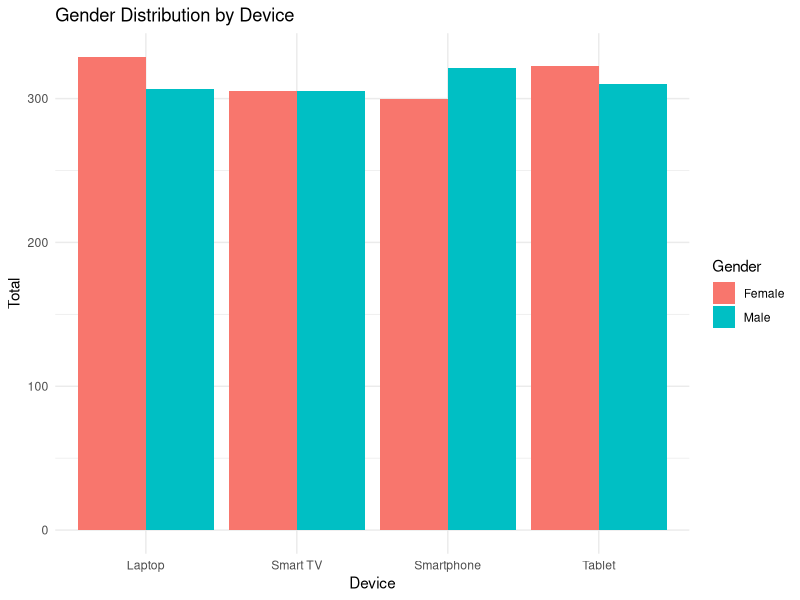
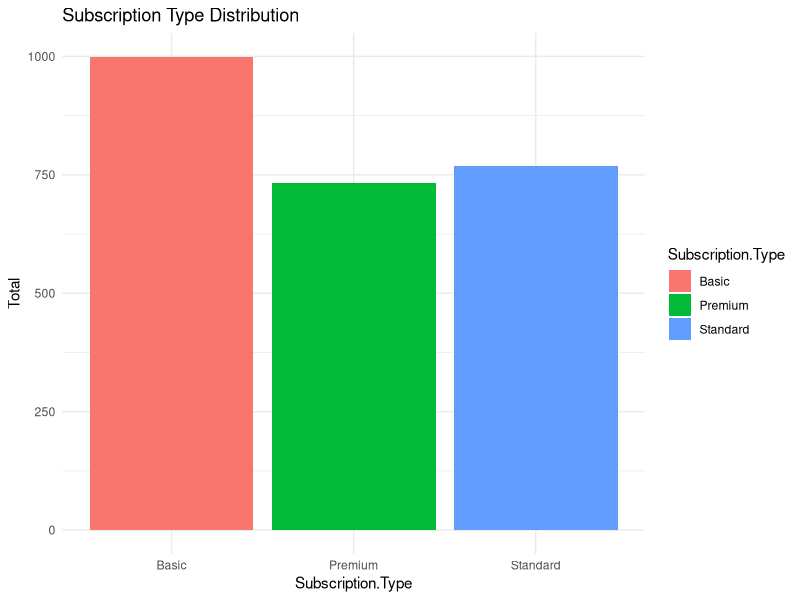

The R script that drew these images, in order: (Note: this script raises an error after producing the figures.)
setwd("E:\\Prince of Songla University Pattani Campus In Thailand\\Third year\\Data Analytics and Visualizaations\\Case Study")

install.packages("ggplot2")

library(readxl)
library(ggplot2)
library(dplyr)
library(lubridate) 

# Read the dataset
df <- read_excel("Netflix Userbase.xlsx")
df <- data.frame(df)
str(df)


# สรุปข้อมูลเบื้องต้น (เช่น การหาค่าเฉลี่ย, ค่าสูงสุด/ต่ำสุด)
summary(df)

# # ตรวจสอบค่า Missing Values
missing<-colSums(is.na(df))
missing

# แปลงคอลัมน์ 'Join Date' และ 'Last Payment Date' ให้อยู่ในรูปแบบวันที่
df$`Join.Date` <- as.Date(df$`Join.Date`, format="%Y-%m-%d")
df$`Last.Payment.Date` <- as.Date(df$`Last.Payment.Date`, format="%Y-%m-%d")
head(df$`Join.Date`)
head(df$`Last.Payment.Date`)

summary(df)
# ตรวจสอบชื่อตัวแปร (คอลัมน์)
colnames(df)


# 4.1: Gender distribution by Device
ggplot(df, aes(x = Device, fill = Gender)) +
  geom_bar(position = "dodge") +
  ggtitle("Gender Distribution by Device") +
  xlab("Device") +
  ylab("Total") +
  theme_minimal()


# Subscription Type Distribution in R
ggplot(df, aes(x = `Subscription.Type`, fill = `Subscription.Type`)) +
  geom_bar() +
  ggtitle("Subscription Type Distribution") +
  xlab("Subscription.Type") +
  ylab("Total") +
  theme_minimal()


# 4.4: Revenue Analysis by Subscription Type
ggplot(df, aes(x = `Subscription Type`, y = `Monthly Revenue`, fill = `Subscription Type`)) +
  geom_boxplot() +
  ggtitle("Monthly Revenue by Subscription Type") +
  xlab("Subscription Type") +
  ylab("Monthly Revenue") +
  theme_minimal()


# 4.3: Country-wise User Distribution
ggplot(df, aes(x = Country, fill = Country)) +
  geom_bar() +
  coord_flip() + 
  ggtitle("User Distribution by Country") +
  xlab("Total") +
  ylab("Country") +
  theme_minimal()


# 4.4: Revenue Analysis by Subscription Type
ggplot(df, aes(x = `Subscription.Type`, y = `Monthly.Revenue`, fill = `Subscription.Type`)) +
  geom_boxplot() +
  ggtitle("Monthly Revenue by Subscription Type") +
  xlab("Subscription Type") +
  ylab("Monthly Revenue") +
  theme_minimal()


# 4.5: Revenue Analysis by Country
ggplot(df, aes(x = Country, y = `Monthly.Revenue`, fill = Country)) +
  geom_boxplot() +
  coord_flip() + 
  ggtitle("Monthly Revenue by Country") +
  xlab("Country") +
  ylab("Monthly Revenue") +
  theme_minimal()











